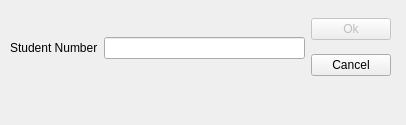
<?xml version="1.0" encoding="UTF-8"?>
<ui version="4.0">
 <class>GetNoDialog</class>
 <widget class="QDialog" name="GetNoDialog">
  <property name="geometry">
   <rect>
    <x>0</x>
    <y>0</y>
    <width>406</width>
    <height>125</height>
   </rect>
  </property>
  <property name="windowTitle">
   <string>Dialog</string>
  </property>
  <widget class="QWidget" name="">
   <property name="geometry">
    <rect>
     <x>10</x>
     <y>10</y>
     <width>381</width>
     <height>76</height>
    </rect>
   </property>
   <layout class="QHBoxLayout" name="horizontalLayout_2">
    <item>
     <layout class="QHBoxLayout" name="horizontalLayout">
      <item>
       <widget class="QLabel" name="label">
        <property name="text">
         <string>Student Number</string>
        </property>
        <property name="buddy">
         <cstring>lineEdit</cstring>
        </property>
       </widget>
      </item>
      <item>
       <widget class="QLineEdit" name="lineEdit"/>
      </item>
     </layout>
    </item>
    <item>
     <layout class="QVBoxLayout" name="verticalLayout">
      <item>
       <widget class="QPushButton" name="okButton">
        <property name="enabled">
         <bool>false</bool>
        </property>
        <property name="text">
         <string>Ok</string>
        </property>
       </widget>
      </item>
      <item>
       <widget class="QPushButton" name="cancelButton">
        <property name="text">
         <string>Cancel</string>
        </property>
       </widget>
      </item>
     </layout>
    </item>
   </layout>
  </widget>
 </widget>
 <resources/>
 <connections>
  <connection>
   <sender>okButton</sender>
   <signal>clicked()</signal>
   <receiver>GetNoDialog</receiver>
   <slot>accept()</slot>
   <hints>
    <hint type="sourcelabel">
     <x>326</x>
     <y>38</y>
    </hint>
    <hint type="destinationlabel">
     <x>253</x>
     <y>135</y>
    </hint>
   </hints>
  </connection>
  <connection>
   <sender>cancelButton</sender>
   <signal>clicked()</signal>
   <receiver>GetNoDialog</receiver>
   <slot>reject()</slot>
   <hints>
    <hint type="sourcelabel">
     <x>372</x>
     <y>90</y>
    </hint>
    <hint type="destinationlabel">
     <x>337</x>
     <y>186</y>
    </hint>
   </hints>
  </connection>
 </connections>
</ui>
